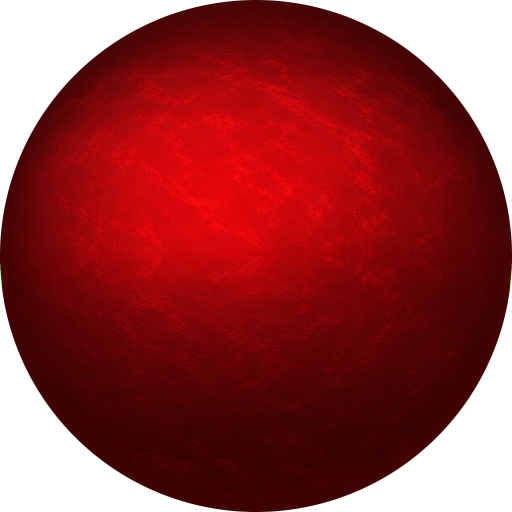
#> input picture assets/hud/orb-life-v2.png, 1024 x 1024 px (shown at 1/2 size)
$ python build_ui_webp.py
#> lines starting #> are read from the running program, lines starting #| are printed output that depends on the picture
"""Scale the HUD masters in assets/ to the size the client draws them at, as lossless WebP.

Every entry is sized in vw (Hud.tsx, BuffBar.tsx, CharacterPanel.tsx), so its pixels
grow with the window. The target is twice the drawn size on a 2048 px wide viewport:
one file pixel per device pixel up to a 4096 px wide screen, and no 1024 px globe
fetched to paint 211 CSS px. Rerun after replacing a master:

    python tools/build_ui_webp.py
"""
from __future__ import annotations

from pathlib import Path

from PIL import Image

ROOT = Path(__file__).resolve().parent.parent
ASSETS = ROOT / "assets"
PUBLIC = ROOT / "apps" / "web" / "public"

SKILLS = [
    "blink", "cinder_ground", "ember_bolt", "ember_spark", "ground_slam", "heavy_strike",
    "move", "piercing_shot", "snap_shot", "split_arrow", "strike", "town_portal",
]

# master, shipped file, target height in px (width keeps the master's aspect)
PLAN: list[tuple[Path, Path, int]] = [
    # ORB_VW 10.3vw sphere; the ring is the sphere over ORB_HOLE, the figures 1.08 of it.
    (ASSETS / "hud" / "orb-life-v2.png", PUBLIC / "hud" / "orb-life-v2.webp", 422),
    (ASSETS / "hud" / "orb-mana-v2.png", PUBLIC / "hud" / "orb-mana-v2.webp", 422),
    (ASSETS / "hud" / "orb-ring-v6.png", PUBLIC / "hud" / "orb-ring-v6.webp", 486),
    (ASSETS / "hud" / "orb-figure-life-v5.png", PUBLIC / "hud" / "orb-figure-life-v5.webp", 456),
    (ASSETS / "hud" / "orb-figure-mana-v5.png", PUBLIC / "hud" / "orb-figure-mana-v5.webp", 456),
    # Buff bar tile, 2.4vw less its 1px border.
    *[(ASSETS / "buffs" / f"{n}.png", PUBLIC / "textures" / "buffs" / f"{n}.webp", 95)
      for n in ("grace", "burning", "poison", "bleeding")],
    # 2x2 sheet drawn at background-size 200%: 83 px per quadrant, so the quadrants stay whole.
    (ASSETS / "ui" / "char_icons_v1.png", PUBLIC / "textures" / "ui" / "char_icons_v1.webp", 166),
    # Skill tile content box (SLOT minus its 1px border).
    *[(ASSETS / "skills" / f"{n}.png", PUBLIC / "textures" / "skills" / f"{n}.webp", 111) for n in SKILLS],
]


def main() -> None:
    for src, dst, height in PLAN:
        im = Image.open(src).convert("RGBA")
#> im is the input picture: PIL image 1024x1024 RGBA; mean R, G, B, A 95.1, 54.4, 5.6, 200.3
        width = max(1, round(im.width * height / im.height))
#> width = 422
        im.resize((width, height), Image.LANCZOS).save(dst, "WEBP", lossless=True, method=6)
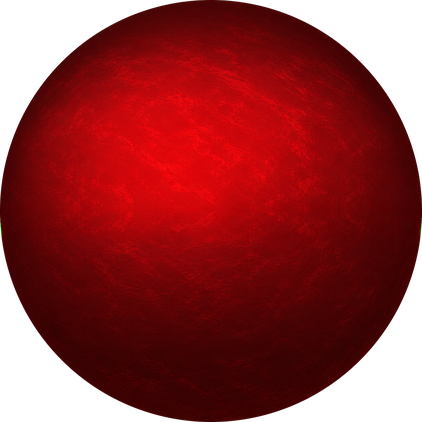
#> saved as orb-life-v2.webp: PIL image 422x422 RGBA; mean R, G, B, A 95.1, 3.3, 5.2, 200.3; transparent parts drawn white
#> (the run stopped early here; a loop or call above may not have finished)
